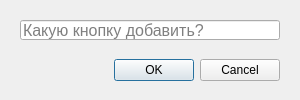
<?xml version="1.0" encoding="UTF-8"?>
<ui version="4.0">
 <class>Dialog</class>
 <widget class="QDialog" name="Dialog">
  <property name="geometry">
   <rect>
    <x>0</x>
    <y>0</y>
    <width>300</width>
    <height>100</height>
   </rect>
  </property>
  <property name="windowTitle">
   <string>Dialog</string>
  </property>
  <widget class="QDialogButtonBox" name="button_box">
   <property name="geometry">
    <rect>
     <x>20</x>
     <y>50</y>
     <width>260</width>
     <height>40</height>
    </rect>
   </property>
   <property name="orientation">
    <enum>Qt::Horizontal</enum>
   </property>
   <property name="standardButtons">
    <set>QDialogButtonBox::Cancel|QDialogButtonBox::Ok</set>
   </property>
  </widget>
  <widget class="QLineEdit" name="line_edit">
   <property name="geometry">
    <rect>
     <x>20</x>
     <y>20</y>
     <width>260</width>
     <height>20</height>
    </rect>
   </property>
   <property name="font">
    <font>
     <pointsize>12</pointsize>
    </font>
   </property>
   <property name="maxLength">
    <number>1</number>
   </property>
   <property name="placeholderText">
    <string>Какую кнопку добавить?</string>
   </property>
  </widget>
 </widget>
 <resources/>
 <connections>
  <connection>
   <sender>button_box</sender>
   <signal>accepted()</signal>
   <receiver>Dialog</receiver>
   <slot>accept()</slot>
   <hints>
    <hint type="sourcelabel">
     <x>248</x>
     <y>254</y>
    </hint>
    <hint type="destinationlabel">
     <x>157</x>
     <y>274</y>
    </hint>
   </hints>
  </connection>
  <connection>
   <sender>button_box</sender>
   <signal>rejected()</signal>
   <receiver>Dialog</receiver>
   <slot>reject()</slot>
   <hints>
    <hint type="sourcelabel">
     <x>316</x>
     <y>260</y>
    </hint>
    <hint type="destinationlabel">
     <x>286</x>
     <y>274</y>
    </hint>
   </hints>
  </connection>
 </connections>
</ui>
